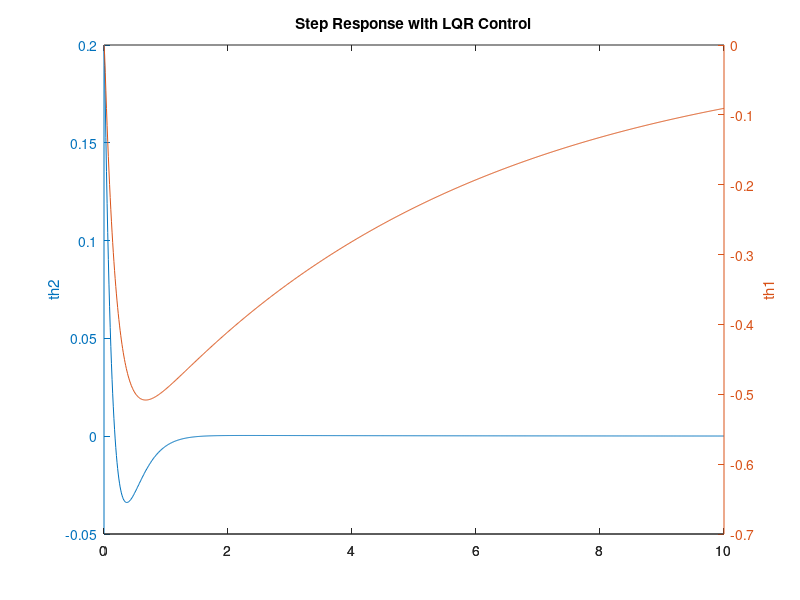

Source code (MATLAB):
% Linearized control algorithm for the furuta pendulum
clear all; close all; clc
% params
g = 9.81;
L1 = 0.2735; l1 = 0.0539785034283; m1 = 1.11134; J1zz = 0.0539410345514;
L2 = 0.533; l2 = 0.242297308404; m2 = 0.24335; J2xx = 1.845e-05; 
J2yy = 0.00699995483974; J2zz = 0.00699995483974;

b1 = 0.005; b2 = 0.002; % friction

% Dc-motor equations
mtr = struct();
% DCX26L 150
% mtr.K = 0.0214; mtr.R = 0.74+0.33; mtr.L = 0.129e-3; 
% mtr.n = 328509/2197; mtr.eta = 0.75;

% DCX22L 232
mtr.K = 0.0229; mtr.R = 1.83 + 0.33; mtr.L = 0.192e-3; 
mtr.n = 300564.0/1300.0; mtr.eta = 0.74;

% Stuff
w_vel = 50; % Pole of speed controller
% Simplified inertias
J1 = J1zz + m1*l1*l1;
J2 = mean([J2yy,J2zz]) + m2*l2*l2;
J0 = J1 + m2*L1*L1;

input = 'dc-motor';

% State space model linearized around unstable position with torque input
p = (J0*J2 - m2*m2*L1*L1*l2*l2);
A_31 = 0;
A_32 = g*m2*m2*l2*l2*L1/p;
A_33 = -b1*J2/p;
A_34 = -b2*m2*l2*L1/p;
A_41 = 0;
A_42 = g*m2*l2*J0/p;
A_43 = -b1*m2*l2*L1/p;
A_44 = -b2*J0/p;
B_31 = J2/p;
B_41 = m2*L1*l2/p;
B_32 = m2*L1*l2/p;
B_42 = J0/p;

% Staties [th1,th2,th1_dot,th2_dot]
if strcmpi(input,'torque')
    A = [0 0 1 0; 0 0 0 1; A_31 A_32 A_33 A_34; A_41 A_42 A_43 A_44];
    B = [0;0;B_31;B_41];
    inputs = {'tau1'};
elseif strcmpi(input,'dc-motor')
    A_33 = A_33 - B_31*mtr.K*mtr.K*mtr.n*mtr.n*mtr.eta/mtr.R;
    A_43 = A_43 - B_41*mtr.K*mtr.K*mtr.n*mtr.n*mtr.eta/mtr.R;
    A = [0 0 1 0; 0 0 0 1; A_31 A_32 A_33 A_34; A_41 A_42 A_43 A_44];
    B = [0;0; mtr.K*mtr.n*mtr.eta*B_31/mtr.R; mtr.K*mtr.n*mtr.eta*B_41/mtr.R];
    inputs = {'u'};
elseif strcmpi(input,'speed')
    A_41 = A_41 - A_31*B_41/B_31;
    A_42 = A_42 - A_32*B_41/B_31;
    A_43 = A_43 - A_33*B_41/B_31 - w_vel*B_41/B_31;
    A_44 = A_44 - A_34*B_41/B_31;
    B_41 = w_vel*B_41/B_31;
    A_31 = 0; A_32 = 0; A_33 = -w_vel;  A_34 = 0; B_31 = w_vel;
    A = [0 0 1 0; 0 0 0 1; A_31 A_32 A_33 A_34; A_41 A_42 A_43 A_44];
    B = [0;0;B_31;B_41];
    inputs = {'w_ref'};
end
clear A_* B_* p
C = [0 1 0 0; 1 0 0 0]; % th2, th1 output
D = [0;0];
states = {'th1' 'th2' 'th1_dot' 'th2_dot'};

outputs = {'th2'; 'th1'};
sys_ss = ss(A,B,C,D,'statename',states,'inputname',inputs,'outputname',outputs);

%% Control
Q = C'*C;
if strcmpi(input,'torque')
    R = 1;
    Q(1,1) = 10;  % th2 weight
    Q(2,2) = 4;   % th1 weight
elseif strcmpi(input,'dc-motor')
    R = 1;        %   
    Q(1,1) = 1;   % th2 weight
    Q(2,2) = 1;   % th1 weight
elseif strcmpi(input,'speed')
    R = 10;        %   
    Q(1,1) = 1;   % th2 weight
    Q(2,2) = 1;   % th1 weight
end
    
[L,~,Ec] = lqr(A,B,Q,R); 
Ac = A - B*L; Bc = B; Cc = [C; -L]; Dc = [D; 1];
inputs = {'r'}; outputs{3} = 'u';
sys_ss_ctrl = ss(Ac,Bc,Cc,Dc,'statename',states,'inputname',inputs,'outputname',outputs);
% Ref scaling
Nr = 1; tfs = tf(sys_ss_ctrl); [i_max,~] = size(tfs);
for i = 1:i_max
    if strcmp(tfs.outputname{i},'th1')
        Nr = tfs.den{i}(end)/tfs.num{i}(end);
        sys_ss_ctrl.D(3) = Nr;
        break;
    end
end
clear i i_max tfs

% Simulation
t = 0:0.01:10; u = 0.0*Nr*ones(size(t)); th2_init = 0.2;
y_sim = lsim(sys_ss_ctrl,u,t,[0,th2_init,0,0]);

[AX,H1,H2] = plotyy(t,y_sim(:,1),t,y_sim(:,2),'plot');
set(get(AX(1),'Ylabel'),'String','th2')
set(get(AX(2),'Ylabel'),'String','th1')
title('Step Response with LQR Control')

% Some printouts
if strcmpi(input,'torque')
    fprintf('tau_max = %f\n',max(abs(y_sim(:,3)))); % ~3.5 Nm max
elseif strcmpi(input,'dc-motor')
    fprintf('u_max = %f\n',max(abs(y_sim(:,3)))); % ~24 Nm max
elseif strcmpi(input,'speed')
    fprintf('w_ref_max = %f\n',max(abs(y_sim(:,3)))); % ~7 Nm max
end
fprintf('Recommended Fs: %0.1f - %0.1f Hz\n',...
    (10*max(abs([Ec;pole(sys_ss)])))/2/pi,(30*max(abs([Ec;pole(sys_ss)])))/2/pi );
disp(' ');
sc_out{1} = '// state feedback parameters: states = [';
sm_out{1} = '// state feedback parameters: states = ['; 
i_max = length(states);
for i = 1:i_max
    if i < i_max
        sc_out{1} = strcat(sc_out{1},sprintf('%s, ',states{i}));
        sm_out{1} = strcat(sm_out{1},sprintf('%s, ',states{i}));
    else
        sc_out{1} = strcat(sc_out{1},sprintf('%s]\n',states{i}));
        sm_out{1} = strcat(sm_out{1},sprintf('%s]\n',states{i}));
    end
end
sc_out{2} = 'const float L[] = {';
sm_out{2} = '';
for i = 1:i_max
    if i == 1
        sc_out{2} = strcat(sc_out{2},sprintf('%0.4f, ',L(i)));
        sm_out{2} = strcat(sm_out{2},sprintf('def L_%d = %0.4f; ',i,L(i)));
    elseif i < i_max
        sc_out{2} = strcat(sc_out{2},sprintf(' %0.4f, ',L(i)));
        sm_out{2} = strcat(sm_out{2},sprintf(' def L_%d = %0.4f; ',i,L(i)));
    else
        sc_out{2} = strcat(sc_out{2},sprintf(' %0.4f};',L(i)));
        sm_out{2} = strcat(sm_out{2},sprintf(' def L_%d = %0.4f; ',i,L(i)));
    end
end
sc_out{3} = sprintf('const float Nr = %0.4f;\n',Nr);
sm_out{3} = sprintf('def Nr = %0.4f;\n',Nr);
fprintf('C-code declaration of control variables\n');
for i = 1:length(sc_out), disp(sc_out{i}); end
fprintf('\nModelyze declaration of control variables\n');
for i = 1:length(sm_out), disp(sm_out{i}); end

clear sc_out i_max i

